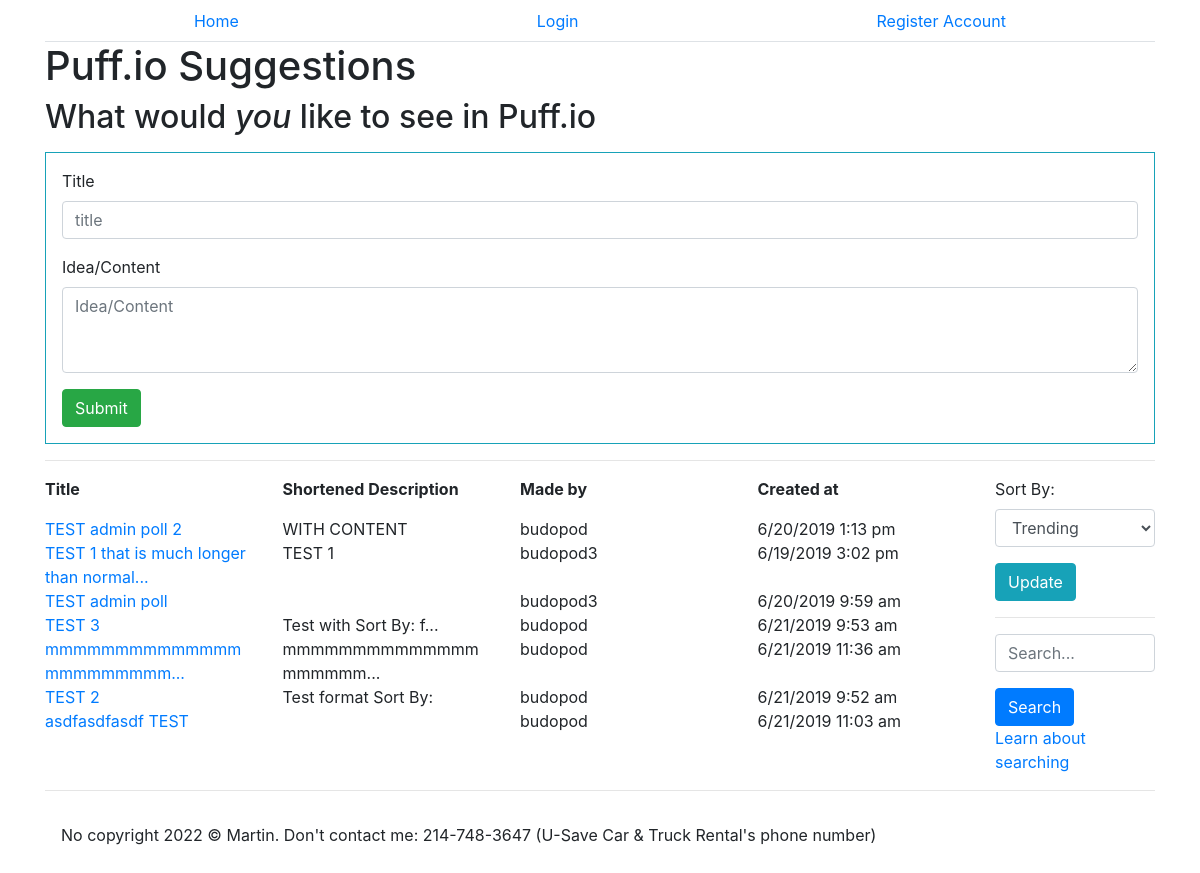
Page /edgeindex.php on the committed database.
### tables this page shows
CREATE TABLE IF NOT EXISTS `suggestions` (
  `id` int(11) unsigned NOT NULL AUTO_INCREMENT,
  `votenum` int(11) unsigned NOT NULL DEFAULT 0,
  `created_at` datetime NOT NULL DEFAULT current_timestamp(),
  `updated_at` datetime NOT NULL DEFAULT current_timestamp() ON UPDATE current_timestamp(),
  `title` varchar(50) NOT NULL DEFAULT 'Untitled',
  `content` mediumtext NOT NULL DEFAULT 'No content',
  `userid` int(11) unsigned NOT NULL,
  PRIMARY KEY (`id`),
  KEY `FK_suggestions_users` (`userid`),
  CONSTRAINT `FK_suggestions_users` FOREIGN KEY (`userid`) REFERENCES `users` (`id`) ON DELETE CASCADE ON UPDATE CASCADE
);

CREATE TABLE IF NOT EXISTS `users` (
  `id` int(11) unsigned NOT NULL AUTO_INCREMENT,
  `username` varchar(50) NOT NULL,
  `pass` varchar(256) NOT NULL,
  `type` varchar(20) NOT NULL DEFAULT 'user',
  `created_at` datetime NOT NULL DEFAULT current_timestamp(),
  `updated_at` datetime NOT NULL DEFAULT current_timestamp() ON UPDATE current_timestamp(),
  PRIMARY KEY (`id`)
);

### edgeindex.php (the view, shortened to what this page needs)
<?php
include "conn.php";
$sortBy="votenum DESC";
if (isset($_POST["search"])){
    $phrase = "%".$_POST["phrase"]."%";
    $sql = "SELECT suggestions.*, users.username FROM suggestions JOIN users ON (suggestions.userid = users.id) WHERE title LIKE '$phrase' OR content LIKE '$phrase' ORDER BY $sortBy";
    try {
        $st = $conn->prepare($sql);
        $st->execute();
        $suggestions = $st->fetchAll(PDO::FETCH_ASSOC);
    } catch (PDOException $error) {
        echo $sql.'<br />'.$error->getMessage();
    }
} else {
    $sql = "SELECT suggestions.*, users.username FROM suggestions JOIN users ON (suggestions.userid = users.id) ORDER BY $sortBy";
    $st = $conn->prepare($sql);
    $st->execute();
    $suggestions = $st->fetchAll(PDO::FETCH_ASSOC);
}
?>
<!DOCTYPE html>
<html lang="en">
<head>
    <link rel="stylesheet" href="https://stackpath.bootstrapcdn.com/bootstrap/4.3.1/css/bootstrap.min.css">
</head>
<body>
    <div class="container">
        <?php include "nav.php" ?>
        <h1>Puff.io Suggestions</h1>
        <h2>What would <i>you</i> like to see in Puff.io</h2>
        <div class="border border-info p-3 mt-3">
            <form action="" method="POST">
                <div class="form-group">
                    <label for="title">Title</label>
                    <input type="text" class="form-control" id="Title" placeholder="title" name="title">
                </div>
                <div class="form-group">
                    <label for="idea">Idea/Content</label>
                    <textarea type="text" class="form-control" id="id" placeholder="Idea/Content" name="content" rows="3"></textarea>
                </div>
                <button name="submit" class="btn btn-success">Submit</button>
            </form>
        </div>
        <hr>
        <div class="row">
            <div class="col-10">
                <div class="row">
                    <div class="col">
                        <p><b>Title</b></p>
                    </div>
                    <div class="col">
                        <p><b>Shortened Description</b></p>
                    </div>
                    <div class="col">
                        <p><b>Made by</b></p>
                    </div>
                    <div class="col">
                        <p><b>Created at</b></p>
                    </div>
                </div>
                <?php foreach ($suggestions as $suggestion) {?>
                    <div class="row">
                        <div class="col-3" style="word-break: break-word">
                            <a href="suggestion.php?id=<?php echo $suggestion["id"] ?>"><?php
                            if (strlen($suggestion['title']) > 20){
                                echo substr($suggestion['title'], 0, 40) . "...";
                            } else {
                                echo $suggestion["title"];
                            }
                            ?></a>
                        </div>
                        <div class="col-3" style="word-break: break-word">
                            <?php
                            if (strlen($suggestion['content']) > 20){
                                echo substr($suggestion['content'], 0, 20) . "...";
                            } else {
                                echo $suggestion["content"];
                            }
                            ?>
                        </div>
                        <div class="col-3">
                            <?php echo $suggestion['username'] ?>
                        </div>
                        <div class="col-3">
                            <?php echo date("n/j/Y g:i a", strtotime($suggestion["created_at"])) ?>
                        </div>
                    </div>
                <?php } ?>
            </div>
            <div class="col-2">
                <form action="" method="GET">
                    <div class="form-group">
                        <label for="sortBy">Sort By:</label>
                        <select id="sortBy" class="form-control" name="sort">
                            <option <?php
                            if (isset($_GET["change"])){
                                if ($_GET["sort"] == "votenum DESC"){
                                    echo "selected";
                                }
                            } else {
                                echo "selected";
                            }
                             ?> value="votenum DESC">Trending</option>
                        </select>
                    </div>
                    <button name="change" class="btn btn-info">Update</button>
                </form>
                <hr>
                <form action="" method="post">
                    <div class="form-group">
                        <input type="text" class="form-control" placeholder="Search..." name="phrase">
                    </div>
                    <button name="search" class="btn btn-primary">Search</button>
                </form>
                <a href="search.php">Learn about searching</a>
            </div>
        </div>
        <?php include "footer.php" ?>
    </div>
</body>
</html>

### nav.php (shortened to what this page needs)
<ul class="nav nav-tabs nav-fill">
    <li class="nav-item">
        <a class="nav-link" href="index.php">Home</a>
    </li>
    <li class="nav-item">
        <a class="nav-link" href="login.php">Login</a>
    </li>
    <li class="nav-item">
        <a class="nav-link" href="register.php">Register Account</a>
    </li>
</ul>

### footer.php
<hr>
<footer class="p-3">
    <p>No copyright
        <?php $mydate=getdate(date("U"));
        echo "$mydate[year]";?>
     &#xA9; Martin. Don't contact me: 214-748-3647 (U-Save Car & Truck Rental's phone number)</p>
</footer>

### rows in the picture
suggestions: title "TEST admin poll 2", content "WITH CONTENT", userid.username "budopod", created_at "6/20/2019 1:13 pm"
suggestions: title "TEST 1 that is much longer than normal", content "TEST 1", userid.username "budopod3", created_at "6/19/2019 3:02 pm"
suggestions: title "TEST admin poll", userid.username "budopod3", created_at "6/20/2019 9:59 am"
suggestions: title "TEST 3", content "Test with Sort By: f", userid.username "budopod", created_at "6/21/2019 9:53 am"
suggestions: title "mmmmmmmmmmmmmmmmmmmmmmm", content "mmmmmmmmmmmmmmmmmmmm", userid.username "budopod", created_at "6/21/2019 11:36 am"
suggestions: title "TEST 2", content "Test format Sort By:", userid.username "budopod", created_at "6/21/2019 9:52 am"
suggestions: title "asdfasdfasdf TEST", userid.username "budopod", created_at "6/21/2019 11:03 am"

### other values in the picture
$mydate[year] "2022"
